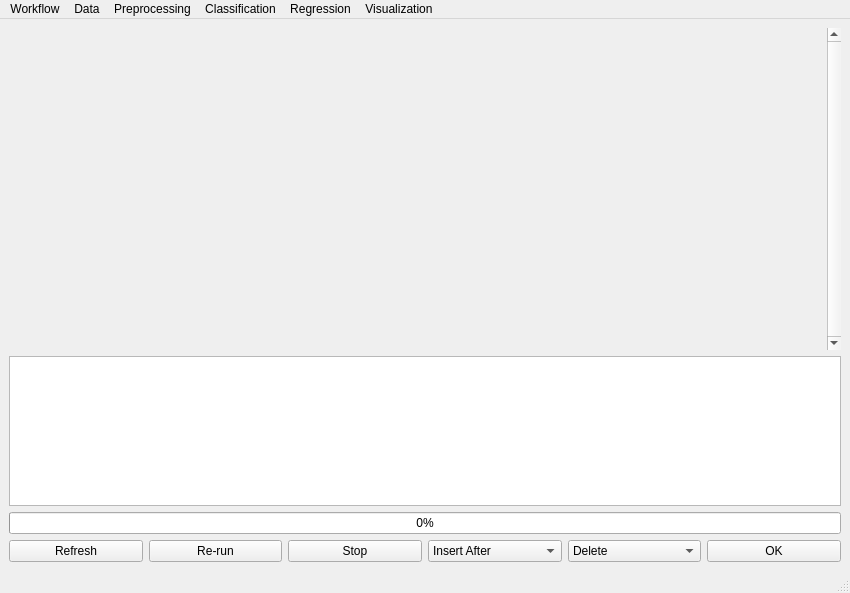
<?xml version="1.0" encoding="UTF-8"?>
<ui version="4.0">
 <class>MainWindow</class>
 <widget class="QMainWindow" name="MainWindow">
  <property name="geometry">
   <rect>
    <x>0</x>
    <y>0</y>
    <width>850</width>
    <height>593</height>
   </rect>
  </property>
  <property name="windowTitle">
   <string>PyHAT Point Spectra GUI</string>
  </property>
  <widget class="QWidget" name="centralwidget">
   <layout class="QVBoxLayout" name="verticalLayout">
    <item>
     <widget class="QScrollArea" name="scrollArea">
      <property name="frameShape">
       <enum>QFrame::NoFrame</enum>
      </property>
      <property name="frameShadow">
       <enum>QFrame::Plain</enum>
      </property>
      <property name="lineWidth">
       <number>0</number>
      </property>
      <property name="verticalScrollBarPolicy">
       <enum>Qt::ScrollBarAlwaysOn</enum>
      </property>
      <property name="widgetResizable">
       <bool>true</bool>
      </property>
      <property name="alignment">
       <set>Qt::AlignCenter</set>
      </property>
      <widget class="QWidget" name="scrollAreaWidgetContents">
       <property name="geometry">
        <rect>
         <x>0</x>
         <y>0</y>
         <width>807</width>
         <height>295</height>
        </rect>
       </property>
       <layout class="QVBoxLayout" name="verticalLayout_2"/>
      </widget>
     </widget>
    </item>
    <item>
     <widget class="QTextBrowser" name="textBrowser">
      <property name="enabled">
       <bool>true</bool>
      </property>
      <property name="maximumSize">
       <size>
        <width>16777215</width>
        <height>150</height>
       </size>
      </property>
      <property name="toolTip">
       <string>&lt;html&gt;&lt;head/&gt;&lt;body&gt;&lt;p&gt;Console window&lt;br/&gt;This window gives you information about your running module&lt;br/&gt;Errors will also show up here, if they occur&lt;/p&gt;&lt;/body&gt;&lt;/html&gt;</string>
      </property>
     </widget>
    </item>
    <item>
     <widget class="QProgressBar" name="progressBar">
      <property name="toolTip">
       <string>&lt;html&gt;&lt;head/&gt;&lt;body&gt;&lt;p&gt;Your current progression.&lt;/p&gt;&lt;/body&gt;&lt;/html&gt;</string>
      </property>
      <property name="value">
       <number>0</number>
      </property>
      <property name="format">
       <string>%p%</string>
      </property>
     </widget>
    </item>
    <item>
     <layout class="QHBoxLayout" name="progress_OK">
      <item>
       <widget class="QPushButton" name="refreshModulePushButton">
        <property name="toolTip">
         <string>&lt;html&gt;&lt;head/&gt;&lt;body&gt;
&lt;p&gt;Refresh the modules&lt;/p&gt;
&lt;p&gt;This will update all the modules so they contain relevant information from previous modules.
&lt;/body&gt;&lt;/html&gt;</string>
        </property>
        <property name="text">
         <string>Refresh</string>
        </property>
       </widget>
      </item>
      <item>
       <widget class="QPushButton" name="undoModulePushButton">
        <property name="toolTip">
         <string>&lt;html&gt;&lt;head/&gt;&lt;body&gt;&lt;p&gt;Re-run your last run module&lt;/p&gt;&lt;/body&gt;&lt;/html&gt;</string>
        </property>
        <property name="text">
         <string>Re-run</string>
        </property>
       </widget>
      </item>
      <item>
       <widget class="QPushButton" name="stopPushButton">
        <property name="toolTip">
         <string>&lt;html&gt;&lt;head/&gt;&lt;body&gt;&lt;p&gt;Completely stop the currently running module&lt;/p&gt;&lt;/body&gt;&lt;/html&gt;</string>
        </property>
        <property name="text">
         <string>Stop</string>
        </property>
       </widget>
      </item>
      <item>
       <widget class="QComboBox" name="insertModuleComboBox">
        <property name="minimumSize">
         <size>
          <width>86</width>
          <height>0</height>
         </size>
        </property>
        <item>
         <property name="text">
          <string>Insert After</string>
         </property>
        </item>
       </widget>
      </item>
      <item>
       <widget class="QComboBox" name="deleteModuleComboBox">
        <property name="minimumSize">
         <size>
          <width>86</width>
          <height>0</height>
         </size>
        </property>
        <item>
         <property name="text">
          <string>Delete</string>
         </property>
        </item>
       </widget>
      </item>
      <item>
       <widget class="QPushButton" name="okPushButton">
        <property name="toolTip">
         <string>&lt;html&gt;&lt;head/&gt;&lt;body&gt;&lt;p&gt;Press this button when you are ready to run the modules in your workflow&lt;/p&gt;&lt;/body&gt;&lt;/html&gt;</string>
        </property>
        <property name="whatsThis">
         <string>Press this button when you're ready to run. (Ctrl+Enter)</string>
        </property>
        <property name="text">
         <string>OK</string>
        </property>
       </widget>
      </item>
     </layout>
    </item>
   </layout>
  </widget>
  <widget class="QMenuBar" name="menubar">
   <property name="geometry">
    <rect>
     <x>0</x>
     <y>0</y>
     <width>850</width>
     <height>26</height>
    </rect>
   </property>
   <widget class="QMenu" name="menuFile">
    <property name="title">
     <string>Workflow</string>
    </property>
    <addaction name="actionRestore_Workflow"/>
    <addaction name="actionSave_Current_Workflow"/>
    <addaction name="actionCreate_New_Workflow"/>
    <addaction name="actionExit"/>
   </widget>
   <widget class="QMenu" name="menuPreprocessing">
    <property name="title">
     <string>Preprocessing</string>
    </property>
    <addaction name="actionResample"/>
    <addaction name="actionRemove_Baseline"/>
    <addaction name="actionApply_Mask"/>
    <addaction name="actionPeak_Areas"/>
    <addaction name="actionMultiply_by_Vector"/>
    <addaction name="actionNormalization"/>
    <addaction name="actionStandardize_Data"/>
    <addaction name="actionDimensionality_Reduction"/>
    <addaction name="actionSpectral_Derivative"/>
    <addaction name="actionWavelength_Shift"/>
    <addaction name="actionCalibration_Transfer"/>
    <addaction name="actionCalibration_Transfer_CV"/>
   </widget>
   <widget class="QMenu" name="menuRegression">
    <property name="title">
     <string>Regression</string>
    </property>
    <addaction name="actionCross_Validation"/>
    <addaction name="actionTrain"/>
    <addaction name="actionPredict"/>
    <addaction name="actionLocal_Regression"/>
    <addaction name="actionSubmodel_Blend"/>
    <addaction name="actionSave_Trained_Model"/>
    <addaction name="actionRestore_Trained_Model"/>
   </widget>
   <widget class="QMenu" name="menuVisualization">
    <property name="title">
     <string>Visualization</string>
    </property>
    <addaction name="actionPlot"/>
    <addaction name="actionPlot_Spectra"/>
    <addaction name="actionPlot_ICA_PCA"/>
   </widget>
   <widget class="QMenu" name="menuClassification">
    <property name="title">
     <string>Classification</string>
    </property>
    <addaction name="actionSupervised"/>
    <addaction name="actionCluster"/>
   </widget>
   <widget class="QMenu" name="menuData">
    <property name="title">
     <string>Data</string>
    </property>
    <addaction name="actionLoad_Data"/>
    <addaction name="actionSave_Current_Data"/>
    <addaction name="actionRead_ChemCam_Data"/>
    <addaction name="actionRename_Data"/>
    <addaction name="actionLook_Up_Metadata"/>
    <addaction name="actionRemove_Rows"/>
    <addaction name="actionCombine_Data_Sets"/>
    <addaction name="actionOutlier_Identify"/>
    <addaction name="actionSplit_Data"/>
    <addaction name="actionStratified_Folds"/>
   </widget>
   <addaction name="menuFile"/>
   <addaction name="menuData"/>
   <addaction name="menuPreprocessing"/>
   <addaction name="menuClassification"/>
   <addaction name="menuRegression"/>
   <addaction name="menuVisualization"/>
  </widget>
  <widget class="QStatusBar" name="statusbar"/>
  <action name="actionRead_ChemCam_Data">
   <property name="text">
    <string>Load ChemCam Data</string>
   </property>
  </action>
  <action name="actionLoad_Data">
   <property name="text">
    <string>Load CSV Data</string>
   </property>
  </action>
  <action name="actionSet_Output_Path">
   <property name="text">
    <string>Set Output Path</string>
   </property>
  </action>
  <action name="actionSave_Current_Data">
   <property name="text">
    <string>Save Data to CSV</string>
   </property>
  </action>
  <action name="actionCreate_New_Workflow">
   <property name="text">
    <string>New Window</string>
   </property>
  </action>
  <action name="actionRestore_Workflow">
   <property name="text">
    <string>Restore Workflow</string>
   </property>
  </action>
  <action name="actionSave_Current_Workflow">
   <property name="text">
    <string>Save Workflow</string>
   </property>
  </action>
  <action name="actionExit">
   <property name="text">
    <string>Exit</string>
   </property>
  </action>
  <action name="actionRemove_Rows">
   <property name="text">
    <string>Remove Rows</string>
   </property>
  </action>
  <action name="actionSplit_Data">
   <property name="text">
    <string>Split Data</string>
   </property>
  </action>
  <action name="actionResample">
   <property name="text">
    <string>Resample</string>
   </property>
  </action>
  <action name="actionRemove_Baseline">
   <property name="text">
    <string>Remove Baseline</string>
   </property>
  </action>
  <action name="actionApply_Mask">
   <property name="text">
    <string>Apply Mask</string>
   </property>
  </action>
  <action name="actionPeak_Areas">
   <property name="text">
    <string>Peak Areas</string>
   </property>
  </action>
  <action name="actionMultiply_by_Vector">
   <property name="text">
    <string>Multiply by Vector</string>
   </property>
  </action>
  <action name="actionNormalization">
   <property name="text">
    <string>Normalize</string>
   </property>
  </action>
  <action name="actionDimensionality_Reduction">
   <property name="text">
    <string>Dimensionality Reduction</string>
   </property>
  </action>
  <action name="actionStratified_Folds">
   <property name="text">
    <string>Stratified Folds</string>
   </property>
  </action>
  <action name="actionCross_Validation">
   <property name="text">
    <string>Cross Validation</string>
   </property>
  </action>
  <action name="actionTrain">
   <property name="text">
    <string>Regression Train</string>
   </property>
  </action>
  <action name="actionSubmodel_Blend">
   <property name="text">
    <string>Blend Submodel Predictions</string>
   </property>
  </action>
  <action name="actionPredict">
   <property name="text">
    <string>Regression Predict</string>
   </property>
  </action>
  <action name="actionPlot">
   <property name="text">
    <string>Plot</string>
   </property>
  </action>
  <action name="actionPlot_Spectra">
   <property name="text">
    <string>Plot Spectra</string>
   </property>
  </action>
  <action name="actionPlot_ICA_PCA">
   <property name="text">
    <string>Plot ICA/PCA</string>
   </property>
  </action>
  <action name="actionAbout">
   <property name="text">
    <string>About...</string>
   </property>
  </action>
  <action name="actionAbout_Qt">
   <property name="text">
    <string>About Qt...</string>
   </property>
  </action>
  <action name="actionOpen_Workflow">
   <property name="text">
    <string>Open Workflow</string>
   </property>
  </action>
  <action name="actionOn_2">
   <property name="text">
    <string>On</string>
   </property>
  </action>
  <action name="actionOff_2">
   <property name="text">
    <string>Off</string>
   </property>
  </action>
  <action name="actionRename_Data">
   <property name="text">
    <string>Rename Data</string>
   </property>
  </action>
  <action name="actionQtmodern">
   <property name="text">
    <string>qtmodern</string>
   </property>
  </action>
  <action name="actionDefault">
   <property name="text">
    <string>Default</string>
   </property>
  </action>
  <action name="actionOn">
   <property name="text">
    <string>On</string>
   </property>
  </action>
  <action name="actionOff">
   <property name="text">
    <string>Off</string>
   </property>
  </action>
  <action name="actionBrace_yourself">
   <property name="text">
    <string>Brace yourself</string>
   </property>
  </action>
  <action name="actionClear_Workflow">
   <property name="text">
    <string>Clear Workflow</string>
   </property>
  </action>
  <action name="actionSpectral_Derivative">
   <property name="text">
    <string>Spectral Derivative</string>
   </property>
  </action>
  <action name="actionData_Box">
   <property name="text">
    <string>Data Box</string>
   </property>
  </action>
  <action name="actionCombine_Data_Sets">
   <property name="text">
    <string>Combine Data Sets</string>
   </property>
  </action>
  <action name="actionOutlier_Identify">
   <property name="text">
    <string>Identify Outliers</string>
   </property>
  </action>
  <action name="actionSave_Trained_Model">
   <property name="text">
    <string>Save Trained Model</string>
   </property>
  </action>
  <action name="actionRestore_Trained_Model">
   <property name="text">
    <string>Restore Trained Model</string>
   </property>
  </action>
  <action name="actionSupervised">
   <property name="text">
    <string>Supervised</string>
   </property>
  </action>
  <action name="actionK_means">
   <property name="text">
    <string>K-means</string>
   </property>
  </action>
  <action name="actionCluster">
   <property name="text">
    <string>Clustering</string>
   </property>
  </action>
  <action name="actionLook_Up_Metadata">
   <property name="text">
    <string>Look Up Metadata</string>
   </property>
  </action>
  <action name="actionLocal_Regression">
   <property name="text">
    <string>Local Regression</string>
   </property>
  </action>
  <action name="actionWavelength_Shift">
   <property name="text">
    <string>Wavelength Shift</string>
   </property>
  </action>
  <action name="actionPlot_testmodule">
   <property name="text">
    <string>plot_testmodule</string>
   </property>
  </action>
  <action name="actionCalibration_Transfer">
   <property name="text">
    <string>Calibration Transfer</string>
   </property>
  </action>
  <action name="actionCalibration_Transfer_CV">
   <property name="text">
    <string>Calibration Transfer CV</string>
   </property>
  </action>
  <action name="actionSave_Regression_Model">
   <property name="text">
    <string>Save Regression Model</string>
   </property>
  </action>
  <action name="actionRestore_Regression_Model">
   <property name="text">
    <string>Restore Regression Model</string>
   </property>
  </action>
  <action name="actionStandardize_Data">
   <property name="text">
    <string>Standardize</string>
   </property>
  </action>
 </widget>
 <resources/>
 <connections/>
</ui>
